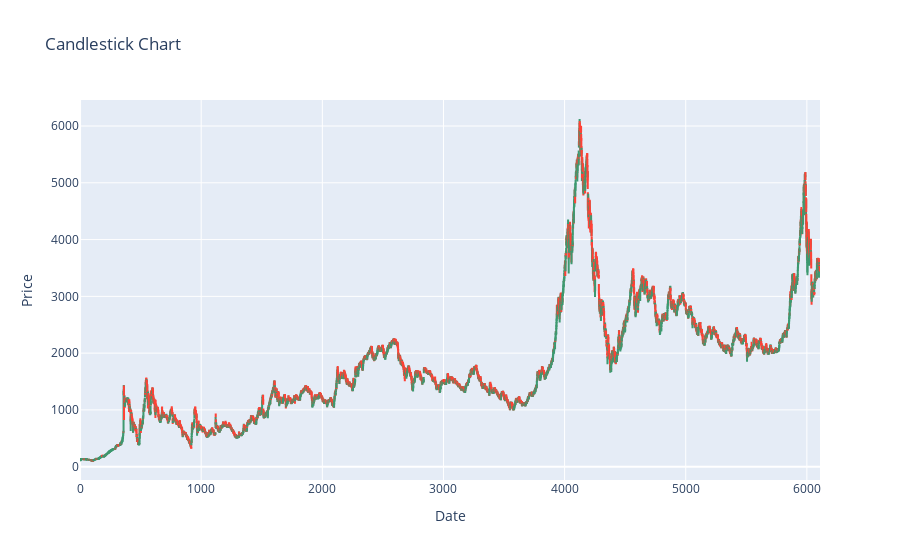

Write notebook code for a chart like this one.
### Code cell
import plotly.graph_objects as go
candlestick_trace = go.Candlestick(
    x=df.index,
    open=df['open'],
    high=df['high'],
    low=df['low'],
    close=df['close'],
    name='Candlestick'
)
layout = go.Layout(
    title='Candlestick Chart',
    xaxis=dict(title='Date'),
    yaxis=dict(title='Price', rangemode='normal')
)

fig = go.Figure(data=[candlestick_trace], layout=layout)

fig.update_layout(xaxis_rangeslider_visible=False)

fig.show()

### Figure 1 — Plotly figure (JSON) as saved in the notebook; plotly's stock layout.template omitted (floating-point values rounded to 4 significant figures; data arrays with more than 128 entries replaced by an {"elided": "..."} marker saying what was removed)
{"data": [{"close": {"elided": "6109 float values"}, "high": {"elided": "6109 float values"}, "low": {"elided": "6109 float values"}, "name": "Candlestick", "open": {"elided": "6109 float values"}, "type": "candlestick", "x": {"elided": "6109 int values"}}], "layout": {"title": {"text": "Candlestick Chart"}, "xaxis": {"rangeslider": {"visible": false}, "title": {"text": "Date"}}, "yaxis": {"rangemode": "normal", "title": {"text": "Price"}}}}
